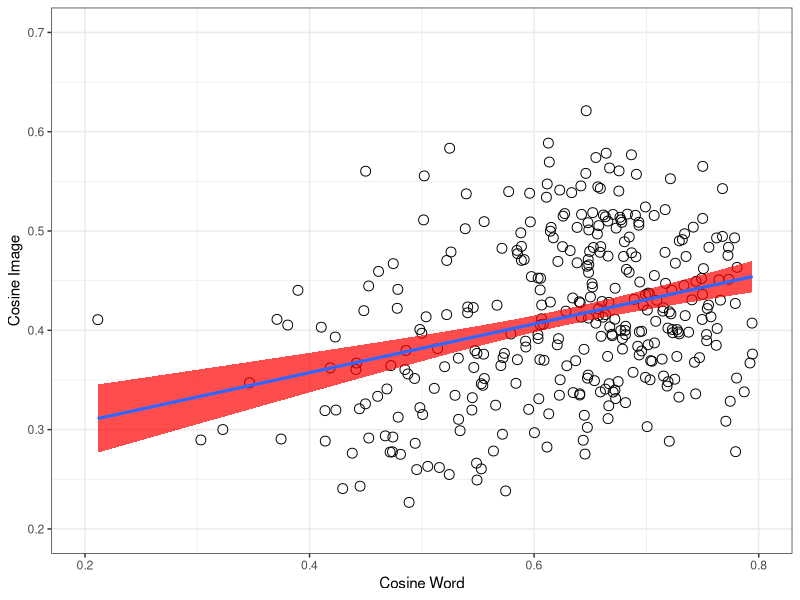
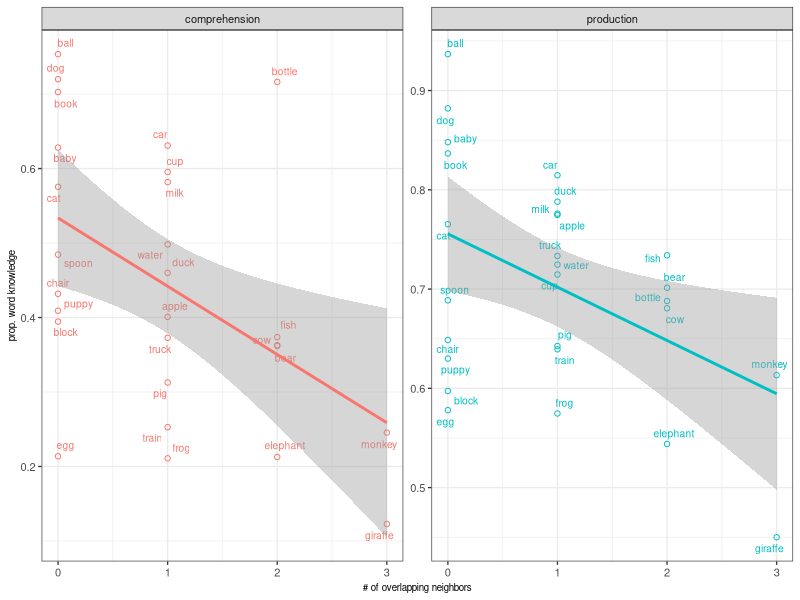

Write the R code that produced these figures, in order.
## ---- chunk 1
rm(list=ls())
knitr::opts_chunk$set(fig.width=3, fig.height=3, fig.crop = F, fig.pos = "tb", fig.path='figs/',
                      echo=F, warning=F, cache=F, message=F, sanitize = T)
## ---- chunk 2
library(png)
library(grid)
library(ggplot2)
library(xtable)
library(tidyverse)
library(ggpubr)
library(broom)
library(ggrepel)
library(forcats)
## ---- chunk 3
animate <- c("puppy", "duck", "elephant", "pig", "monkey", "giraffe",
             "bear", "baby", "fish", "frog", "cow", "dog", "cat")
words27 <-  read_csv("data/pairwise_distances.csv") %>% distinct(word)
combo <- read_csv("data/pairwise_distances.csv") %>%
  unite(pair, X1, word, remove = T) %>% 
  distinct(cos_word,.keep_all = T)
#eb this gets rid of our redundancy issues
wb_prod <- read_csv("data/wordbank_production.csv") %>%  
   mutate(definition = forcats::fct_recode(definition,
    "fish"    = "fish (animal)",
    "water"   = "water (beverage)")) %>% 
  filter(definition%in%words27$word) %>% 
  mutate(animate = ifelse(definition %in% animate, "animate", "inanimate"))

wb_comp <- read_csv("data/wordbank_comprehension.csv") %>%
     mutate(definition = forcats::fct_recode(definition,
    "fish"    = "fish (animal)",
    "water"   = "water (beverage)")) %>% 
  filter(definition%in%words27$word) %>% 
    mutate(animate = ifelse(definition %in% animate, "animate", "inanimate"))
overlap_ratios <- read_csv("data/overlap_ratios.csv") %>% 
  mutate(animate = ifelse(word %in% animate, T, F))
# fix water picture in img space
neighbor_counts <- read_csv("python/neighbor_counts.csv") %>% 
  rename(definition = word)

stimuli_counts <- read_csv("python/stimuli_counts.csv")
## ---- chunk 4
pairwise_corr <- cor.test(combo$cos_img, combo$cos_word, conf.int=T) %>% tidy()

pairwise_corr_string <- sprintf("$R = %0.2f$, $p < %1.2g$", pairwise_corr$estimate, pairwise_corr$p.value)
## ---- chunk 5

shapiro.test(overlap_ratios$overlap_ratio)#almost normal
overlap_wilcox <- wilcox.test(overlap_ratios$overlap_ratio)# significantly different from chance
#even with correction, both animate and animate overlaps>0, not different from each other
wilcox.test(subset(overlap_ratios, animate==F)$overlap_ratio)
wilcox.test(subset(overlap_ratios, animate==T)$overlap_ratio)
wilcox.test(subset(overlap_ratios, animate==T)$overlap_ratio,
            subset(overlap_ratios, animate==F)$overlap_ratio)

## ---- chunk 6
ggplot(combo, aes(cos_word, cos_img))+
  geom_point(size=3, shape =1)+
  geom_smooth(method="lm", aes(group=1), show.legend=F, fill ="red", alpha = .7)+
  geom_smooth(method="lm", aes(group=1), se=F)+ # this second line is to trick ggplot into not putting the gray fill in the boxes in the legend (coming from the standard error in the first line)
  theme_bw()+
  xlab("Cosine Word")+
  ylab("Cosine Image")+
  xlim(0.2,0.80)+
  ylim(0.2,0.7)+
  theme(legend.position="bottom", 
        legend.title = element_blank(), 
        legend.text = element_text(size=7), 
        legend.key.width = unit(0.4, "cm"),
        legend.key = element_rect(fill = 'white', size = 0.1)
        )

cap <- sprintf("Relative cosine distance between points in word embedding space (x-axis) and image embedding space (y-axis), for every item pair. Fitted line reflects linear fit with SE;the correlation is significant ($R = %0.2f$, $p < %1.2g$).", pairwise_corr$estimate, pairwise_corr$p.value)
## ---- chunk 7
wb_prod_long <- wb_prod %>% 
  gather(`16`:`30`, value = 'mean_prop_prod', key = "month")
wb_comp_long <- wb_comp %>% 
  gather(`8`:`18`, value = 'mean_prop_comp', key = "month")
wb_prod_long_allmonths <- wb_prod_long %>% 
  group_by(definition, animate) %>% 
  summarise(overall_prop_prod = mean(mean_prop_prod)) %>% 
  left_join(neighbor_counts) %>% 
  mutate(totalneighbors = image_count+word_count+overlap_count,
         overlapratio = overlap_count/totalneighbors)

wb_comp_long_allmonths <- wb_comp_long %>% 
  group_by(definition, animate) %>% 
  summarise(overall_prop_comp = mean(mean_prop_comp)) %>% 
  left_join(neighbor_counts) %>% 
  mutate(totalneighbors = image_count+word_count+overlap_count,
         overlapratio = overlap_count/totalneighbors)

prod_overlap_corr <- cor.test(wb_prod_long_allmonths$overall_prop_prod, wb_prod_long_allmonths$overlap_count, conf.int=T) %>% tidy()
comp_overlap_corr <- cor.test(wb_comp_long_allmonths$overall_prop_comp, wb_comp_long_allmonths$overlap_count, conf.int=T) %>% tidy()

wb_all<- wb_comp_long_allmonths %>% 
  left_join(wb_prod_long_allmonths) %>% 
  gather(c(overall_prop_comp, overall_prop_prod), value = prop_kids, key = comp_prod ) %>% 
  mutate(comp_prod = fct_recode(comp_prod,
    "production" = "overall_prop_prod",
    "comprehension" = "overall_prop_comp"
  ))

## ---- chunk 8

ggplot(wb_all, aes(overlap_count,prop_kids, color = comp_prod))+
  geom_point(shape=1)+
  geom_text_repel(aes(label = definition), size=2.6, force=4)+
  facet_wrap(~comp_prod, scales = "free_y")+
  stat_smooth(method = "lm")+
  theme_bw(base_size = 10)+
  theme(axis.title=element_text(size=7))+
  guides(colour = "none")+
  xlab("# of overlapping neighbors")+
  ylab("prop. word knowledge")

cap <- "Proportion of children in WordBank reported to understand (left, averaged over 8-18 months) or produce (right, averaged over 16-30 months) the 27 items, as a function of how many overlapping neighbors (i.e. in both image- and word-space) they have. Line indicates linear fit with SE confidence band."
## ---- chunk 9
# References will be generated automatically by Pandoc and included here.
# The following code is some latex to format the bibliography. Do not remove it.
